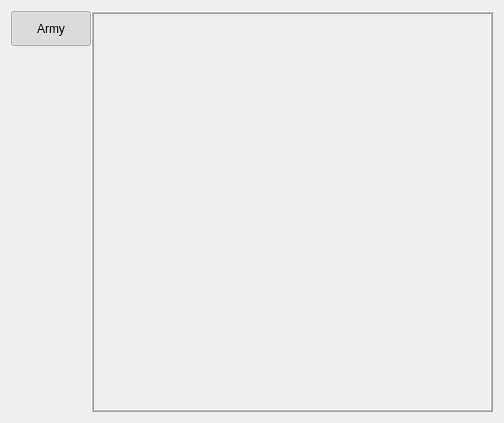
<?xml version="1.0" encoding="UTF-8"?>
<ui version="4.0">
 <class>MonsterSquadConfigWidget</class>
 <widget class="QWidget" name="MonsterSquadConfigWidget">
  <property name="geometry">
   <rect>
    <x>0</x>
    <y>0</y>
    <width>504</width>
    <height>423</height>
   </rect>
  </property>
  <property name="windowTitle">
   <string/>
  </property>
  <layout class="QVBoxLayout" name="mainLayout" stretch="0">
   <item>
    <layout class="QHBoxLayout" name="horizontalLayout">
     <property name="spacing">
      <number>0</number>
     </property>
     <property name="leftMargin">
      <number>0</number>
     </property>
     <property name="topMargin">
      <number>0</number>
     </property>
     <property name="rightMargin">
      <number>0</number>
     </property>
     <property name="bottomMargin">
      <number>0</number>
     </property>
     <item>
      <layout class="QVBoxLayout" name="verticalLayout">
       <property name="spacing">
        <number>2</number>
       </property>
       <item>
        <widget class="QPushButton" name="pushButtonSelectArmy">
         <property name="minimumSize">
          <size>
           <width>0</width>
           <height>35</height>
          </size>
         </property>
         <property name="text">
          <string>Army</string>
         </property>
         <property name="checkable">
          <bool>true</bool>
         </property>
         <property name="checked">
          <bool>true</bool>
         </property>
        </widget>
       </item>
       <item>
        <spacer name="verticalSpacer">
         <property name="orientation">
          <enum>Qt::Vertical</enum>
         </property>
         <property name="sizeHint" stdset="0">
          <size>
           <width>20</width>
           <height>40</height>
          </size>
         </property>
        </spacer>
       </item>
      </layout>
     </item>
     <item>
      <layout class="QHBoxLayout" name="horizontalLayout_2">
       <property name="spacing">
        <number>0</number>
       </property>
       <item>
        <widget class="QFrame" name="stackedWidgetFrame">
         <property name="frameShape">
          <enum>QFrame::Box</enum>
         </property>
         <property name="frameShadow">
          <enum>QFrame::Raised</enum>
         </property>
         <property name="lineWidth">
          <number>1</number>
         </property>
         <property name="midLineWidth">
          <number>1</number>
         </property>
         <property name="borderStyle" stdset="0">
          <string>commonDark</string>
         </property>
         <layout class="QHBoxLayout" name="horizontalLayout_2_2">
          <item>
           <widget class="QStackedWidget" name="stackedWidget">
            <property name="currentIndex">
             <number>0</number>
            </property>
            <widget class="QWidget" name="pageArmy">
             <layout class="QVBoxLayout" name="pageLayout_2">
              <item>
               <layout class="QHBoxLayout" name="pageLayout_2_1"/>
              </item>
              <item>
               <widget class="FreeHeroes::Gui::StackSelectorPackWidget" name="stackEditorPack" native="true">
                <property name="minimumSize">
                 <size>
                  <width>0</width>
                  <height>250</height>
                 </size>
                </property>
               </widget>
              </item>
              <item>
               <spacer name="verticalSpacer_2">
                <property name="orientation">
                 <enum>Qt::Vertical</enum>
                </property>
                <property name="sizeHint" stdset="0">
                 <size>
                  <width>20</width>
                  <height>40</height>
                 </size>
                </property>
               </spacer>
              </item>
             </layout>
            </widget>
           </widget>
          </item>
         </layout>
        </widget>
       </item>
      </layout>
     </item>
    </layout>
   </item>
  </layout>
 </widget>
 <customwidgets>
  <customwidget>
   <class>FreeHeroes::Gui::StackSelectorPackWidget</class>
   <extends>QWidget</extends>
   <header>StackSelectorPackWidget.hpp</header>
  </customwidget>
 </customwidgets>
 <resources/>
 <connections/>
</ui>
